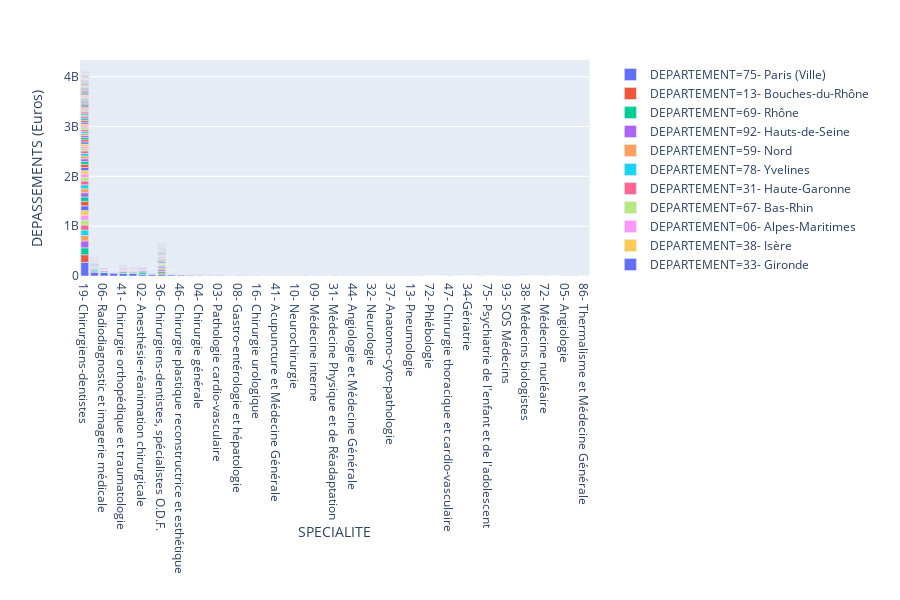

The cell this chart's notebook holds for it:
### Code cell
import plotly.express as px
fig = px.bar(df_spe_dept, x='SPECIALITE', y='DEPASSEMENTS (Euros)',color='DEPARTEMENT')
fig.show()
